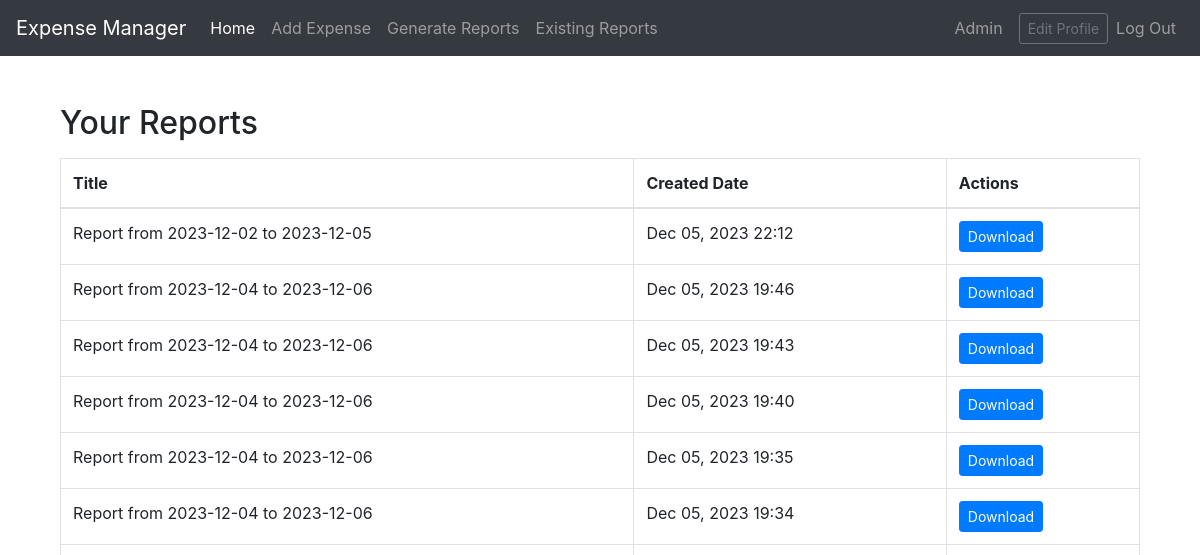
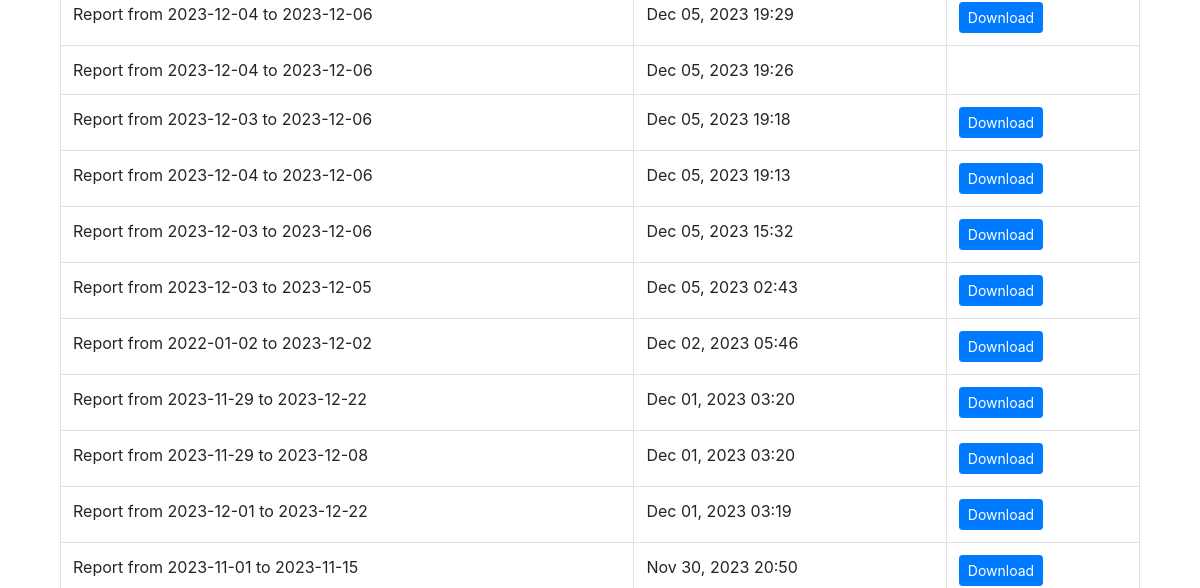
Before: /view-reports/ (signed in, upper part) with the older database file (2 pictures, top to bottom).
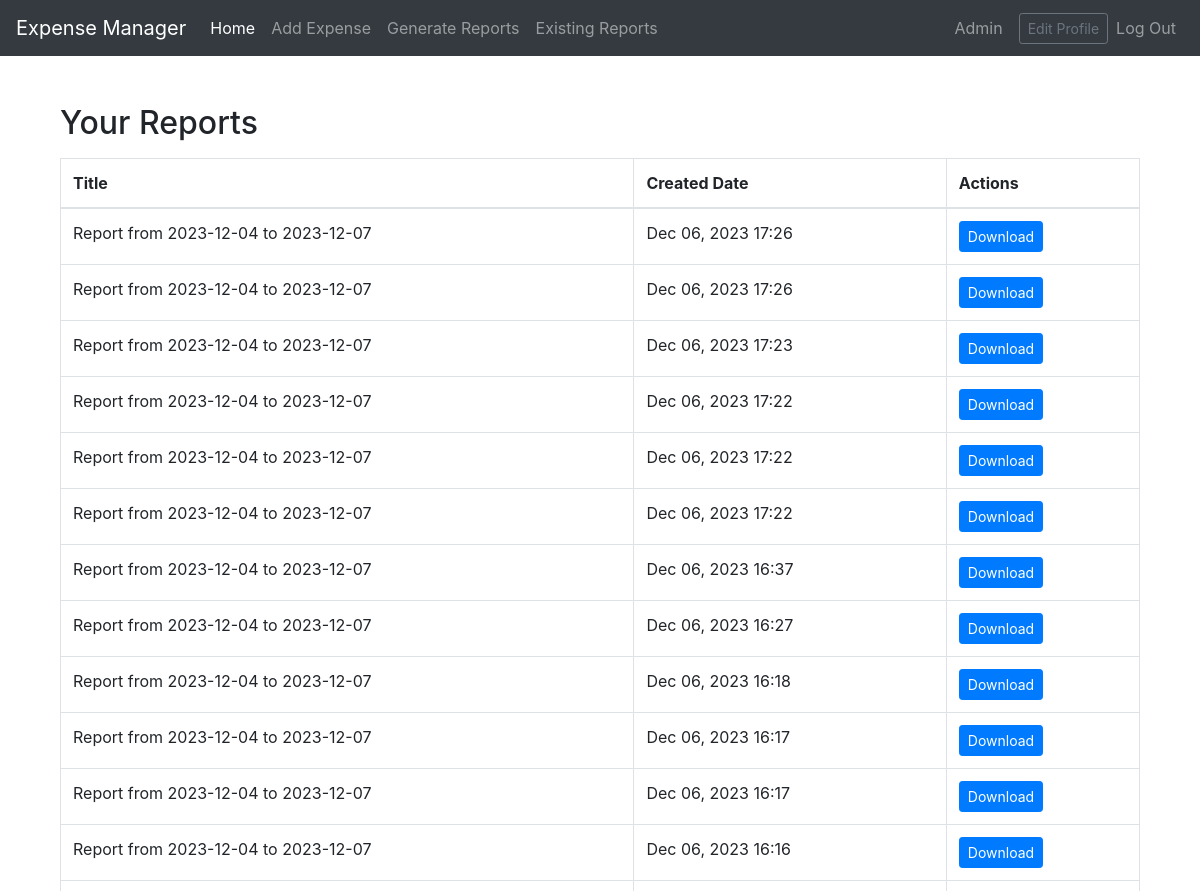
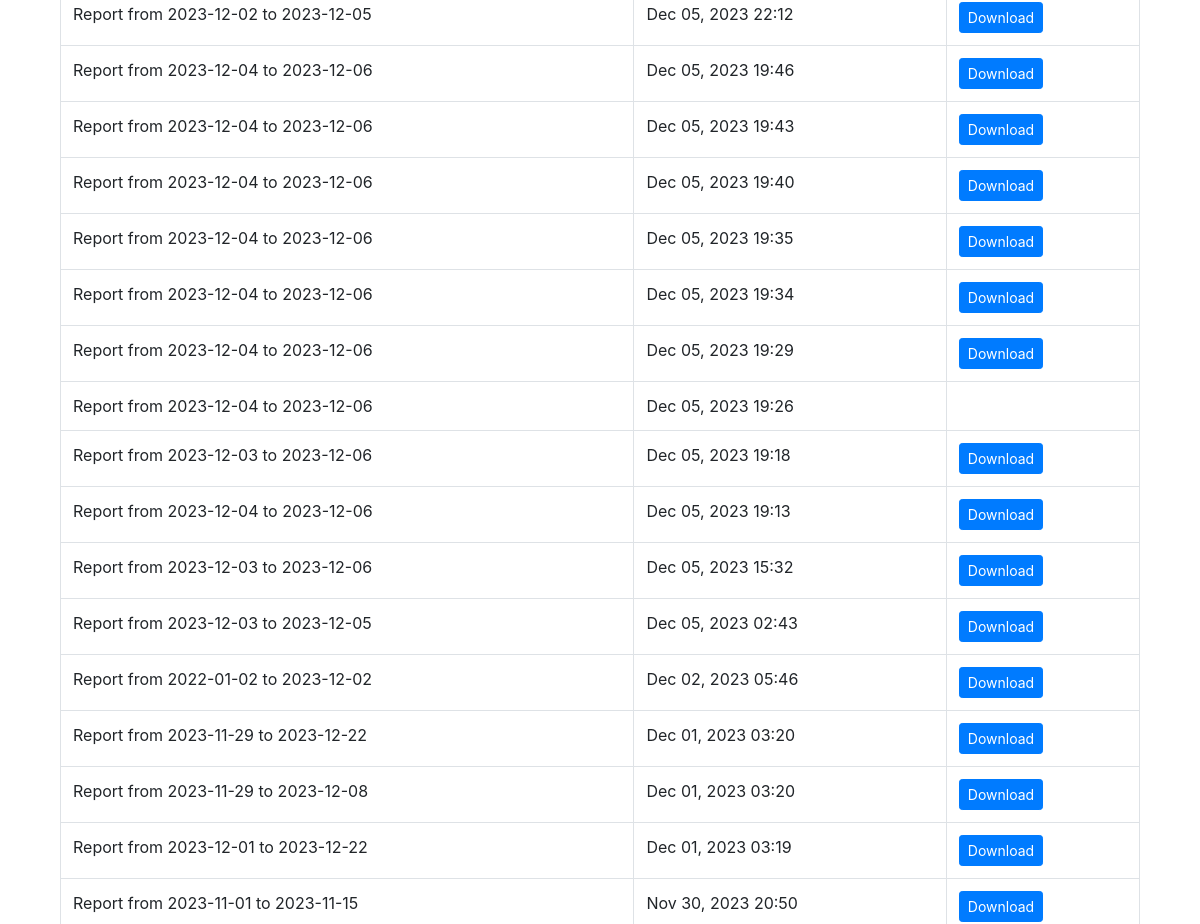
After: the same page with the newer database file (2 pictures, top to bottom).
### expenses/models.py (models this page shows, shortened)
class Report(models.Model):
    user = models.ForeignKey(User, on_delete=models.CASCADE)
    title = models.CharField(max_length=100)
    created_date = models.DateTimeField(auto_now_add=True)
    report_file = models.FileField(upload_to='reports/', blank=True, null=True)
    unique_id = models.UUIDField(default=uuid.uuid4, editable=False, unique=True)

### expenses/views.py (the view)
# urls.py: path('view-reports/', view_reports, name='view_reports'),
@login_required
def view_reports(request):
    user = request.user
    user_reports = Report.objects.filter(user=request.user).order_by('-created_date')
    context = {'reports': user_reports}
    return render(request, 'expenses/view_reports.html', context)

### expenses/templates/expenses/view_reports.html (shortened to what this page needs)
{% extends 'base.html' %}
{% block content %}
<div class="container mt-4">
    <h2 class="mb-3">Your Reports</h2>
    <div class="table-responsive">
        <table class="table table-bordered">
            <thead>
                <tr>
                    <th>Title</th>
                    <th>Created Date</th>
                    <th>Actions</th>
                </tr>
            </thead>
            <tbody>
                {% for report in reports %}
                <tr>
                    <td>{{ report.title }}</td>
                    <td>{{ report.created_date|date:"M d, Y H:i" }}</td>
                    <td>
                        {% if report.report_file %}
                        <a href="{{ report.report_file.url }}" class="btn btn-primary btn-sm" download ="{{ csv_file_name }}" download>Download</a>
                        {% endif %}
                    </td>
                </tr>
                {% empty %}
                <tr>
                    <td colspan="3">No reports found.</td>
                </tr>
                {% endfor %}
            </tbody>
        </table>
    </div>
</div>
{% endblock %}

### templates/base.html (shortened to what this page needs)
{% load static %}
<!DOCTYPE html>
<html lang="en">
<head>
    <link href="https://stackpath.bootstrapcdn.com/bootstrap/4.5.2/css/bootstrap.min.css" rel="stylesheet">
    <link rel="stylesheet" href="{% static 'css/style.css' %}">
</head>
<body>
    <nav class="navbar navbar-expand-md navbar-dark bg-dark fixed-top">
        <a class="navbar-brand" href="{% url 'home' %}">Expense Manager</a>
        <div class="collapse navbar-collapse" id="navbarCollapse">
            <ul class="navbar-nav mr-auto">
                <li class="nav-item active">
                    <a class="nav-link" href="{% url 'home' %}">Home</a>
                </li>
                <li class="nav-item">
                    <a class="nav-link" href="{% url 'add_expense' %}">Add Expense</a>
                </li>
                <li class="nav-item">
                    <a class="nav-link" href="{% url 'generate_report' %}">Generate Reports</a>
                </li>
                <li class="nav-item">
                    <a class="nav-link" href="{% url 'view_reports' %}">Existing Reports</a>
                </li>
            </ul>
            <ul class="navbar-nav">
                {% if user.is_authenticated %}
                    <li class="nav-item d-flex align-items-center">
                        <a class="nav-link" href="{% url 'profile_view' %}">
                            {{ user.username }}
                        </a>
                        <a class="btn btn-sm btn-outline-secondary ml-2" href="{% url 'edit_profile' %}">Edit Profile</a>
                    </li>
                    <li class="nav-item">
                        <a class="nav-link" href="{% url 'logout' %}">Log Out</a>
                    </li>
                {% else %}
                    <li class="nav-item">
                        <a class="nav-link" href="{% url 'login' %}">Log In</a>
                    </li>
                {% endif %}
            </ul>
        </div>
    </nav>
    <main role="main" class="container">
        {% block content %}{% endblock %}
    </main>
</body>
</html>

### templates/base.html (style rules this page uses)
body { padding-top: 5rem; }
.navbar { margin-bottom: 20px; }

Changed rows visible on the page:
added Report: title "Report from 2023-12-04 to 2023-12-07", created_date "Dec 06, 2023 17:26"
added Report: title "Report from 2023-12-04 to 2023-12-07", created_date "Dec 06, 2023 17:26"
added Report: title "Report from 2023-12-04 to 2023-12-07", created_date "Dec 06, 2023 17:23"
added Report: title "Report from 2023-12-04 to 2023-12-07", created_date "Dec 06, 2023 17:22"
added Report: title "Report from 2023-12-04 to 2023-12-07", created_date "Dec 06, 2023 17:22"
added Report: title "Report from 2023-12-04 to 2023-12-07", created_date "Dec 06, 2023 17:22"
added Report: title "Report from 2023-12-04 to 2023-12-07", created_date "Dec 06, 2023 16:37"
added Report: title "Report from 2023-12-04 to 2023-12-07", created_date "Dec 06, 2023 16:27"
added Report: title "Report from 2023-12-04 to 2023-12-07", created_date "Dec 06, 2023 16:18"
added Report: title "Report from 2023-12-04 to 2023-12-07", created_date "Dec 06, 2023 16:17"
added Report: title "Report from 2023-12-04 to 2023-12-07", created_date "Dec 06, 2023 16:17"
added Report: title "Report from 2023-12-04 to 2023-12-07", created_date "Dec 06, 2023 16:16"
